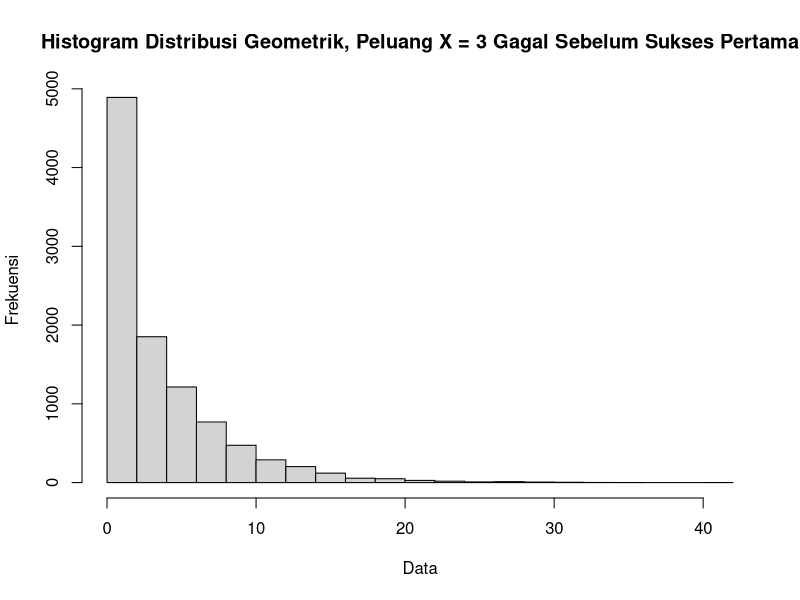

The R script that drew this image:
#1
p = 0.2
x = 3
n = 10000
#1a
dgeom(x, p)
#1b
mean(rgeom(n, p) == x)
#1c
#Hasil dari 1.a memiliki jawaban yang tetap, sedangkan pada 1.b memiliki jawaban yang tidak tetap, namun hasilnya tidak jauh berbeda
#1d
hist(rgeom(n, prob = p), xlab = "Data", ylab = "Frekuensi", main = 'Histogram Distribusi Geometrik, Peluang X = 3 Gagal Sebelum Sukses Pertama')
#1e
sprintf("Mean: %d", 1/p)
sprintf("Variance: %.0f", (1-p)/p^2)
